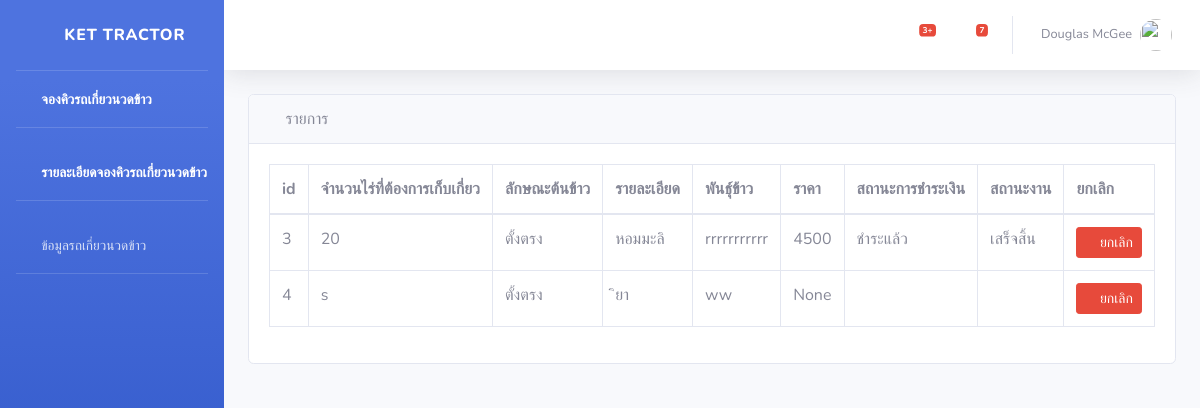
The app's page /showWork with its own data.
### api/models.py (models this page shows, shortened)
class Work(models.Model):
    area = models.CharField(max_length=1000, verbose_name='พื้นที่ (ไร่)')
    rice_type = models.ForeignKey(Rice_type, on_delete=models.CASCADE, null=True, default=1, verbose_name='ลักษณะข้าวที่จะให้เกี่ยว')
    rice = models.CharField(max_length=1000, null=True, verbose_name='พันธุ์ข้าว')
    workDetail = models.TextField(max_length=1000, null=True,  verbose_name='รายละเอียด')
    price = models.CharField(max_length=1000, verbose_name='จำนวนเงิน (บาท)')
    money_status = models.ForeignKey(Money_status, on_delete=models.CASCADE, default=" ", verbose_name='สถานะการชำระเงิน') # ให้นิยามเพิ่มเติม
    work_status = models.ForeignKey(Work_status, on_delete=models.CASCADE, default=" ", verbose_name='สถานะงาน') # รับ ไม่รับ จ่าย
    class Meta:
        verbose_name = 'งานที่ต้องเก็บเกี่ยว'

class Rice_type(models.Model):
    id = models.AutoField(primary_key=True)
    rice_type = models.CharField(max_length=100)
    def __str__(self):
         return f'{self.rice_type}'
    class Meta:
        verbose_name = 'ลักษณะข้าวที่จะให้เกี่ยว'

class Money_status(models.Model):
    id = models.AutoField(primary_key=True)
    money_status = models.CharField(max_length=100, verbose_name = 'สถานะการชำระเงิน')
    def __str__(self):
         return f'{self.money_status}'
    class Meta:
        verbose_name = 'สถานะการชำระเงิน'

class Work_status (models.Model):
    id = models.AutoField(primary_key=True)
    work_status  = models.CharField(max_length=100, verbose_name="สถานะงาน")
    def __str__(self):
         return f'{self.work_status}'
    class Meta:
        verbose_name = 'สถานะงาน'

### api/views.py (the view)
# urls.py: path('showWork',views.showWork),
def showWork(req):
    showWork = Work.objects.all()
    return render(req, 'api/showWork.html', {
        'showWork': showWork,
    })

### api/templates/api/showWork.html (shortened to what this page needs)
{% extends 'api/base.html' %}
{% block content %}
<div id="content-wrapper">
  <div class="container-fluid">
      <div class="card mb-3">
          <div class="card-header">
              <i class="fas fa-table"></i>
              รายการ
          </div>
          <div class="card-body">
               <div class="table-responsive">
                  <table class="table table-bordered" id="dataTable" width="100%" cellspacing="0" align="center">
                      <thead>
                      <tr>
                        <th>id</th>
                          <th>จำนวนไร่ที่ต้องการเก็บเกี่ยว</th>
                          <th>ลักษณะต้นข้าว</th>
                          <th>รายละเอียด</th>
                          <th>พันธุ์ข้าว</th>
                          <th>ราคา</th>
                          <th>สถานะการชำระเงิน</th>
                          <th>สถานะงาน</th>
                          <th>ยกเลิก</th>
                      </tr>
                      </thead>
                      <tbody>
                      {% for showWork in showWork %}
                          <tr>
                            <td>{{ showWork.id }}</td>
                              <td>{{ showWork.area }}</td>
                              <td>{{ showWork.rice_type }}</td>
                              <td>{{ showWork.rice }}</td>
                              <td>{{ showWork.workDetail }}</td>
                              <td>{{ showWork.price }}</td>
                              <td>{{ showWork.money_status }}</td>
                              <td>{{ showWork.work_status }}</td>
                              <td><a class="btn btn-sm btn-danger" href="/deleteshowWork/{{showWork.id}}"><span class="fa fa-trash"></span> ยกเลิก</a></td>
                      {% endfor %}
                      </tbody>
                    </table>
                </div>
                </div>
                </div>
                </div>
                {% endblock %}

### records on screen
Work: id "3", area "20", rice_type "ตั้งตรง", rice "หอมมะลิ", workDetail "rrrrrrrrrrr", price "4500", money_status "ชำระแล้ว", work_status "เสร็จสิ้น"
Work: id "4", area "s", rice_type "ตั้งตรง", rice "ิยา", workDetail "ww", price "None"
